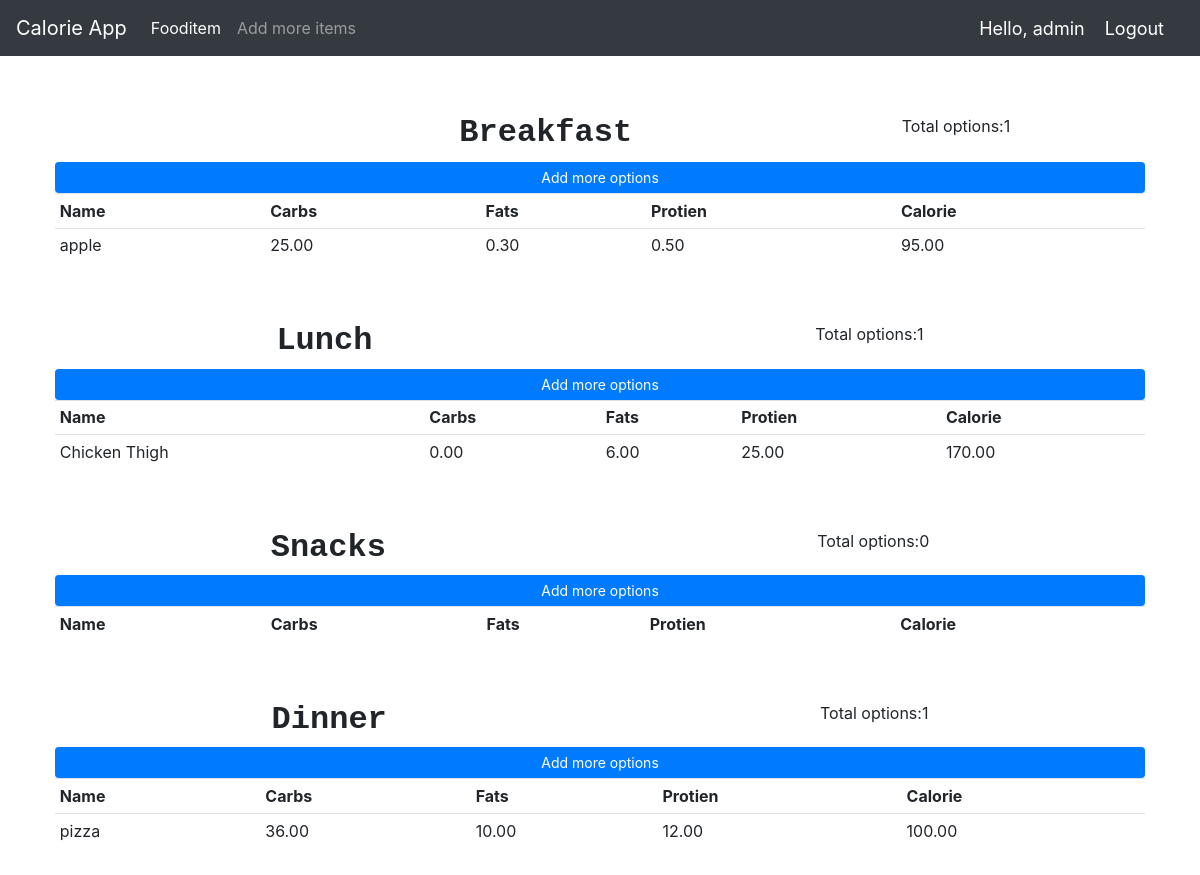
/product/ (signed in), run on the app's committed database.
### tracker/models.py (models this page shows, shortened)
class Item(models.Model): # for all food items
    name = models.CharField(max_length=200)
    category = models.ManyToManyField(Category)
    carbohydrate = models.DecimalField(max_digits=5,decimal_places=2,default=0)
    fats = models.DecimalField(max_digits=5,decimal_places=2,default=0)
    protein = models.DecimalField(max_digits=5,decimal_places=2,default=0)
    calorie=models.DecimalField(max_digits=5,decimal_places=2,default=0,blank=True)
    quantity = models.IntegerField(default=1,null=True,blank=True)

### tracker/decorators.py (the view)
        def wrapper(request, *args, **kwargs):
            group=None
            if request.user.groups.exists():
                group=request.user.groups.all()[0].name
            if group in allowed_roles:
                return view_func(request, *args, **kwargs)
            else:
                return HttpResponse("<h1>You do not have permission to access this page</h1>")

### tracker/views.py (called while the page is built)
@login_required(login_url='login')
@allowed_user(allowed_roles=['admin'])
def fooditem(request):
  breakfast=Category.objects.filter(name='breakfast')[0].item_set.all()
  bcnt=breakfast.count()
  lunch=Category.objects.filter(name='lunch')[0].item_set.all()
  lcnt=lunch.count()
  dinner=Category.objects.filter(name='dinner')[0].item_set.all()
  dcnt=dinner.count()
  snacks=Category.objects.filter(name='snacks')[0].item_set.all()
  scnt=snacks.count()
  context={'bcnt':bcnt, 'lcnt':lcnt, 'dcnt':dcnt, 'scnt':scnt, 'breakfast':breakfast, 'lunch':lunch, 'dinner':dinner, 'snacks':snacks}
  return render(request, 'fooditem.html',context)

### tracker/templates/fooditem.html (shortened to what this page needs)
{% extends 'main.html' %}
{% load static%}
{% block content %}
    <div class="flex-box-row">
        <br>
        <br>
        <h5 id="heading">Breakfast</h5>
        <h7>Total options:{{bcnt}}</h7>
            <a class="btn btn-primary  btn-sm btn-block" href="{% url 'createfooditem' %}">Add more options</a>
            <table class="table table-sm">
                <tr>
                    <th>Name</th>
                    <th>Carbs</th>
                    <th>Fats</th>
                    <th>Protien</th>
                    <th>Calorie</th>
                </tr>
               {% for items in breakfast %}
                <tr>
                    <td>{{items.name}} </td>
                    <td>{{items.carbohydrate}} </td>
                    <td>{{items.fats}} </td>
                    <td>{{items.protein}} </td>
                    <td>{{items.calorie}} </td>
                    </tr>
                {% endfor %}
            </table>
    </div>
    <br>
    <div class="flex-box-row">
        <h5 id="heading">Lunch</h5>
        <h7>Total options:{{lcnt}}</h7>
            <a class="btn btn-primary  btn-sm btn-block" href="{% url 'createfooditem' %}">Add more options</a>
            <table class="table table-sm">
                <tr>
                    <th>Name</th>
                    <th>Carbs</th>
                    <th>Fats</th>
                    <th>Protien</th>
                    <th>Calorie</th>
                </tr>
               {% for items in lunch %}
                <tr>
                    <td>{{items.name}} </td>
                    <td>{{items.carbohydrate}} </td>
                    <td>{{items.fats}} </td>
                    <td>{{items.protein}} </td>
                    <td>{{items.calorie}} </td>
                    </tr>
                {% endfor %}
            </table>
    </div>
    <br>
    <div class="flex-box-row">
        <h5 id="heading">Snacks</h5>
        <h7>Total options:{{scnt}}</h7>
            <a class="btn btn-primary  btn-sm btn-block" href="{% url 'createfooditem' %}">Add more options</a>
            <table class="table table-sm">
                <tr>
                    <th>Name</th>
                    <th>Carbs</th>
                    <th>Fats</th>
                    <th>Protien</th>
                    <th>Calorie</th>
                </tr>
            </table>
    </div>
    <br>
    <div class="flex-box-row">
        <h5 id="heading">Dinner</h5>
        <h7>Total options:{{dcnt}}</h7>
            <a class="btn btn-primary  btn-sm btn-block" href="{% url 'createfooditem' %}">Add more options</a>
            <table class="table table-sm">
                <tr>
                    <th>Name</th>
                    <th>Carbs</th>
                    <th>Fats</th>
                    <th>Protien</th>
                    <th>Calorie</th>
                </tr>
               {% for items in dinner %}
                <tr>
                    <td>{{items.name}} </td>
                    <td>{{items.carbohydrate}} </td>
                    <td>{{items.fats}} </td>
                    <td>{{items.protein}} </td>
                    <td>{{items.calorie}} </td>
                    </tr>
                {% endfor %}
            </table>
    </div>
    <br>
</div>
{% endblock %}

### tracker/templates/navbar.html (shortened to what this page needs)
{% load static%}
<nav class="navbar navbar-expand-lg navbar-dark bg-dark">
    <a class="navbar-brand" href="{% url 'home' %}">Calorie App</a>
    <div class="collapse navbar-collapse" id="navbarSupportedContent">
    {% if request.user.is_staff %}
      <ul class="navbar-nav mr-auto">
        <li class="nav-item active">
          <a class="nav-link" href="{% url 'fooditem' %}">Fooditem<span class="sr-only">(current)</span></a>
        </li>
        <li class="nav-item">
          <a class="nav-link" href="{% url 'createfooditem' %}">Add more items</a>
        </li>
      </ul>
    {% endif %}
    </div>
    <span class="hello-msg">Hello, {{request.user}}</span>
    <span ><a  class="hello-msg" href="{% url 'logout' %}">Logout</a></span>
  </nav>

### calorieproject/static/main.css (style rules this page uses)
.flex-box-row { display:flex; padding : 10px; flex-wrap: wrap; justify-content: space-around; }
#heading { text-shadow: antiquewhite; font-family: 'Courier New', Courier, monospace; font-weight: 550; font-size: xx-large; text-align: left; }

### tracker/templates/navbar.html (style rules this page uses)
.hello-msg { font-size: 18px; color: #fff; margin-right: 20px; }

### data on the page
Item: name "apple", carbohydrate "25.00", fats "0.30", protein "0.50", calorie "95.00"
Item: name "Chicken Thigh", carbohydrate "0.00", fats "6.00", protein "25.00", calorie "170.00"
Item: name "pizza", carbohydrate "36.00", fats "10.00", protein "12.00", calorie "100.00"

### other printed values
{{ request.user }} "admin"
{{ bcnt }} "1"
{{ lcnt }} "1"
{{ scnt }} "0"
{{ dcnt }} "1"
